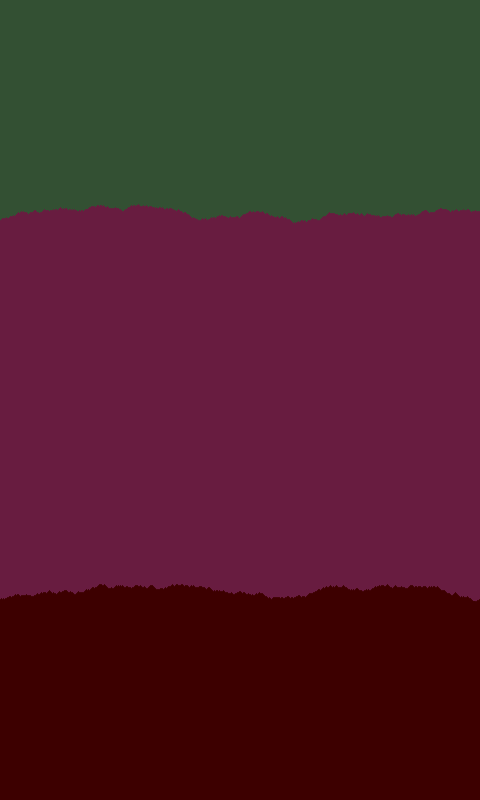
Frame 1 (no input)
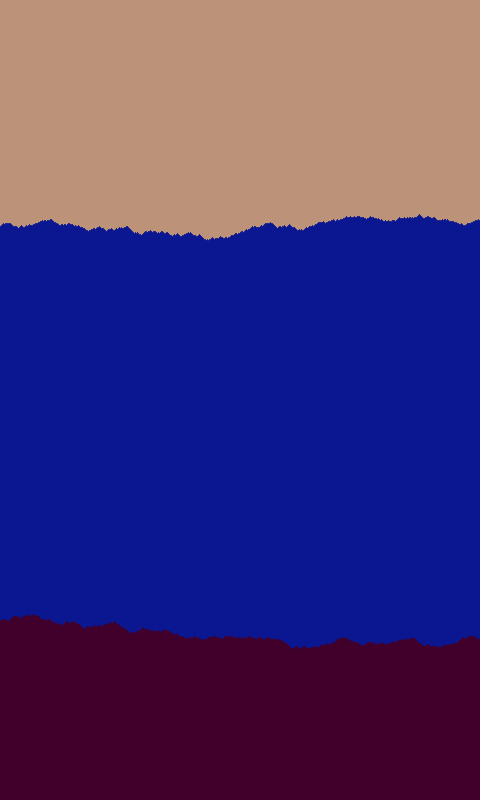
Frame 2 (the mouse pressed at the canvas centre, redrawn once)

The Processing sketch that drew these frames (run headless with seeded random() and noise(); the mouse was pressed at the canvas centre and the sketch redrawn once):

// Processing sketch: processing_46276
// ── processing_46276.pde

public void setup() {
		size(480, 800);
		  noLoop();
		 

		  }
	public void mousePressed(){
		redraw();
	}

	public void draw() {
		//Color generator
		colorMode(HSB);
		
		//randomly generate 3 brightness vals
		int shadow = (int) (random(45,70));
		int midtone = (int) (random(80,175));
                int highlight = (int) (random(185,210)); //currently unused
		
		
		//Randomly choose a hue, and then find compliments.
		//If i choose, say, 12 o'clock on a color wheel, 
		//compliments will be around 5 and 7 oclock. 
		
		int mainHue = (int) (random(360));
		int compliment1 = (mainHue + 150)%360;
		int compliment2 = (mainHue + 210)%360;
		
		
		
		
		//Painting
                //the painting is just here to show off the color selection, so I made it pretty simple.
                //Some of them look a little like Rothkos. 
                
                
                //background color fill
		background(mainHue,(int) (random(50,100)),(random(255)));
		
		//random deviations
		int deviationDie = (int) (random(2));
		//on zero roll, no fancy extras
		//on 1 roll, paints three "layers" in the center section


		
		int prevLine = (int) (random(200,240));
		
		//simple painting
		if(deviationDie == 0 ){
		stroke(compliment1,(int) (random(150,255)),midtone);
		for (int i =0;i<=480;i++){
			prevLine = (int) (random(prevLine-1,prevLine+2));
			line(i, 800, i , prevLine);	
		}
		prevLine += 400;
		}

		//3-layer midtone
		if(deviationDie == 1){
                        int saturation = (int)(random(255));
			stroke(compliment1,saturation,midtone+30);
			for (int i =0;i<=480;i++){
				prevLine = (int) (random(prevLine-1,prevLine+2));
				line(i, 800, i , prevLine);	
			}
			prevLine += 100;
			stroke(compliment1,saturation,midtone);
			for (int i =0;i<=480;i++){
				prevLine = (int) (random(prevLine-1,prevLine+2));
				line(i, 800, i , prevLine);	
			}
			prevLine += 100;
			stroke(compliment1,saturation,midtone-30);
			for (int i =0;i<=480;i++){
				prevLine = (int) (random(prevLine-1,prevLine+2));
				line(i, 800, i , prevLine);	
			}
			prevLine += 200;
			}
		stroke(compliment2,(int) (255),shadow);
		for (int i =0;i<=480;i++){
			prevLine = (int) (random(prevLine-1,prevLine+2));
			line(i, 800, i , prevLine);	
			
			
		}
               
		stroke(compliment2,(int) (255),shadow);
		for (int i =0;i<=480;i++){
			prevLine = (int) (random(prevLine-1,prevLine+2));
			line(i, 800, i , prevLine);	
			
			
		}
		
		

	}
